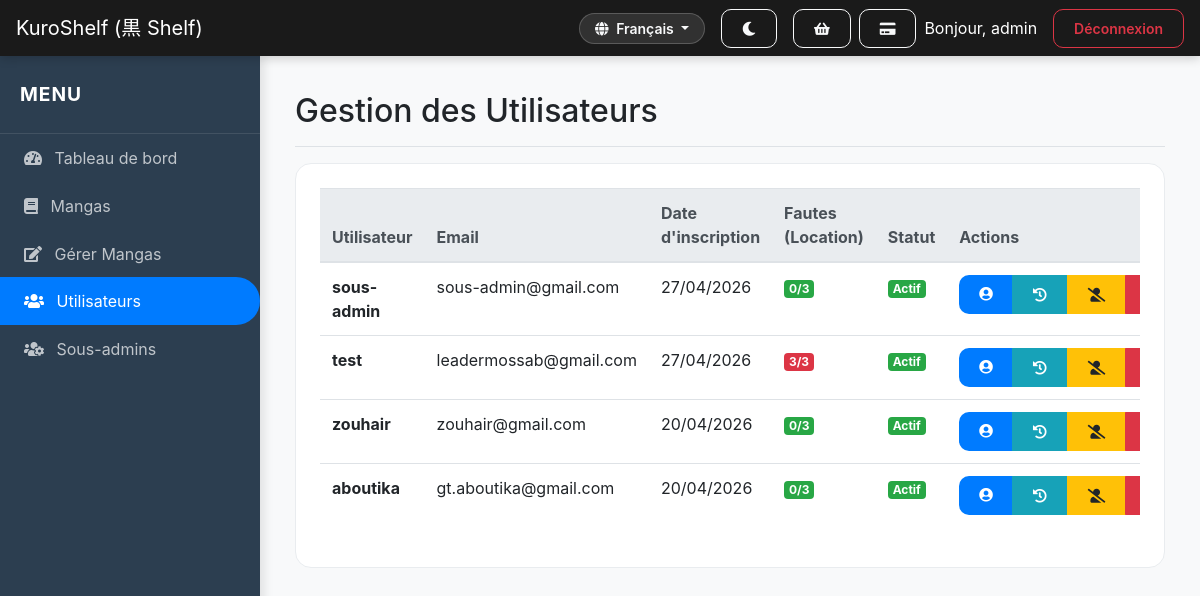
Page /fr/management/users/ (signed in) on the earlier database version.
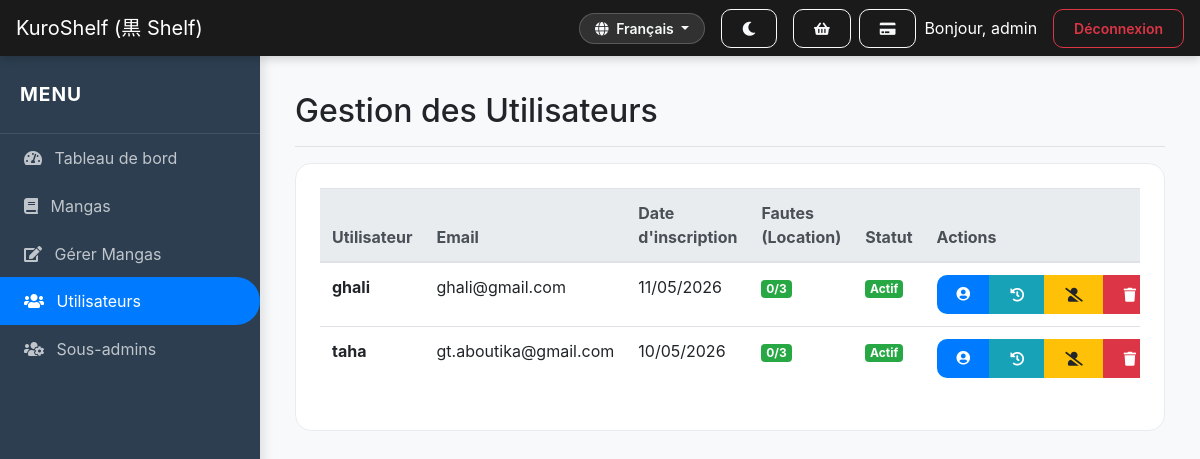
Same page on the later database version.
### store/models.py (models this page shows, shortened)
class User(AbstractUser):
    is_subadmin = models.BooleanField(default=False)
    rental_strikes = models.PositiveIntegerField(default=0)
    is_suspended = models.BooleanField(default=False)
    is_deleted = models.BooleanField(default=False)
    card_number = models.CharField(max_length=16, blank=True, null=True)
    card_expiry = models.CharField(max_length=5, blank=True, null=True) # MM/YY
    card_cvv = models.CharField(max_length=3, blank=True, null=True)
    reset_code = models.CharField(max_length=6, blank=True, null=True)
    reset_code_expires = models.DateTimeField(blank=True, null=True)

### store/views.py (the view)
# urls.py: path('management/users/', views.manage_users, name='manage_users'),
@login_required
def manage_users(request):
    if not request.user.is_superuser:
        return redirect('dashboard')
    users = User.objects.filter(is_superuser=False, is_deleted=False).order_by('-date_joined')
    return render(request, 'store/manage_users.html', {'users': users})

### store/templates/store/manage_users.html (shortened to what this page needs)
{% extends 'store/base.html' %}
{% block content %}
<div class="pt-3 pb-2 mb-3 border-bottom">
    <h1 class="h2">Gestion des Utilisateurs</h1>
</div>
<div class="card p-4">
    <div class="table-responsive">
        <table class="table table-hover">
            <thead class="thead-light">
                <tr>
                    <th>Utilisateur</th>
                    <th>Email</th>
                    <th>Date d'inscription</th>
                    <th>Fautes (Location)</th>
                    <th>Statut</th>
                    <th>Actions</th>
                </tr>
            </thead>
            <tbody>
                {% for user_obj in users %}
                <tr {% if user_obj.is_suspended %}class="table-secondary"{% endif %}>
                    <td><strong>{{ user_obj.username }}</strong></td>
                    <td>{{ user_obj.email }}</td>
                    <td>{{ user_obj.date_joined|date:"d/m/Y" }}</td>
                    <td>
                        <span class="badge badge-{% if user_obj.rental_strikes == 0 %}success{% elif user_obj.rental_strikes < 3 %}warning{% else %}danger{% endif %}">
                            {{ user_obj.rental_strikes }}/3
                        </span>
                    </td>
                    <td>
                        {% if user_obj.is_suspended %}
                            <span class="badge badge-danger">Suspendu</span>
                        {% else %}
                            <span class="badge badge-success">Actif</span>
                        {% endif %}
                    </td>
                    <td>
                        <div class="btn-group">
                            <a href="{% url 'user_detail_admin' user_obj.id %}" class="btn btn-sm btn-primary" title="Voir profil complet">
                                <i class="fas fa-user-circle"></i>
                            </a>
                            <a href="{% url 'view_user_visits' user_obj.id %}" class="btn btn-sm btn-info" title="Voir l'activité">
                                <i class="fas fa-history"></i>
                            </a>
                            <a href="{% url 'toggle_user_suspension' user_obj.id %}" class="btn btn-sm btn-warning" title="{% if user_obj.is_suspended %}Réactiver{% else %}Suspendre{% endif %}">
                                <i class="fas fa-{% if user_obj.is_suspended %}user-check{% else %}user-slash{% endif %}"></i>
                            </a>
                            <a href="{% url 'delete_user' user_obj.id %}" class="btn btn-sm btn-danger" onclick="return confirm('Supprimer définitivement cet utilisateur ?')" title="Supprimer">
                                <i class="fas fa-trash"></i>
                            </a>
                        </div>
                    </td>
                </tr>
                {% endfor %}
            </tbody>
        </table>
    </div>
</div>
{% endblock %}

Differences in the rows shown:
no longer on this page (row edited): User: username "sous-admin", email "sous-admin@gmail.com", date_joined "27/04/2026", rental_strikes "0", is_suspended "Actif"
no longer on this page (row edited): User: username "test", email "leadermossab@gmail.com", date_joined "27/04/2026", rental_strikes "3", is_suspended "Actif"
no longer on this page (row edited): User: username "zouhair", email "zouhair@gmail.com", date_joined "20/04/2026", rental_strikes "0", is_suspended "Actif"
no longer on this page (row edited): User: username "aboutika", email "gt.aboutika@gmail.com", date_joined "20/04/2026", rental_strikes "0", is_suspended "Actif"
added User: username "ghali", email "ghali@gmail.com", date_joined "11/05/2026", rental_strikes "0", is_suspended "Actif"
added User: username "taha", email "gt.aboutika@gmail.com", date_joined "10/05/2026", rental_strikes "0", is_suspended "Actif"
